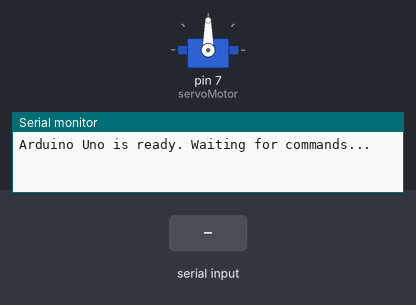
Simulated run of this sketch. Board: Arduino Uno, built with avr-gcc and run on an emulated ATmega328P. Shown: servo, the last lines printed to the serial monitor. The inputs (shaded band) are chosen by the test bench.

Above: at 1.2 s.
1.3 s: "angle:\n" received over Serial
At 2.5 s:
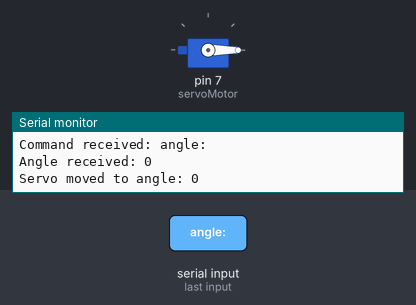
2.8 s: "angle:90\n" received over Serial
At 4.0 s:
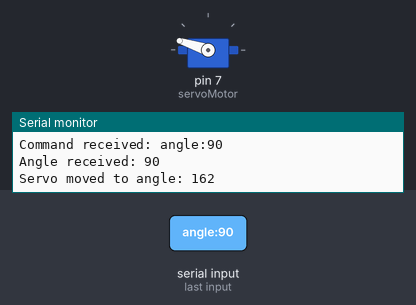
Timing chart, 0 to 5.8 s (numbered marks = the images above; inputs shaded):
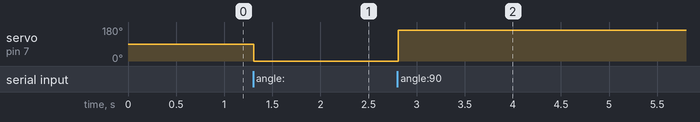

The sketch:

Arduino-BAB-5.ino
```cpp
#include <Servo.h>
#include <Stepper.h>

// Initialize Servo motor
Servo servoMotor;

// Initialize Stepper motor (28BYJ-48)
const int stepsPerRevolution = 2048;  // Number of steps for a full revolution
Stepper myStepper(stepsPerRevolution, 11, 10, 9, 8);  // Pins for stepper motor

// Variables to store mode and angle
int mode = 0;  // Default mode: 0 for Servo, 1 for Stepper
int lastStepperPosition = 0;  // To track the current position of the stepper motor (in steps)

void setup() {
  // Start serial communication with Raspberry Pi using Serial0
  Serial.begin(9600);

  // Attach the servo motor to pin 7
  servoMotor.attach(7);

  // Set the speed of the stepper motor
  myStepper.setSpeed(5);  // Speed in RPM

  Serial.println("Arduino Uno is ready. Waiting for commands...");
}

void loop() {
  // Check if there is serial data available from Raspberry Pi
  if (Serial.available()) {
    String command = Serial.readStringUntil('\n');  // Read the incoming command
    command.trim();  // Remove any whitespace/newlines

    // Display the received command in the Serial Monitor
    Serial.print("Command received: ");
    Serial.println(command);  // Print the command for debugging

    // Check if the command is to change mode
    if (command.startsWith("mode:")) {
      mode = command.substring(5).toInt();  // Extract mode value (0 for Servo, 1 for Stepper)
      Serial.print("Mode changed to: ");
      Serial.println(mode == 0 ? "Servo" : "Stepper");
    }

    // Check if the command is to change the angle
    if (command.startsWith("angle:")) {
      int angle = command.substring(6).toInt();  // Extract angle value from the command
      Serial.print("Angle received: ");
      Serial.println(angle);

      if (angle >= 0 && angle <= 100) {
        if (mode == 0) {  // Servo mode
          int servoAngle = map(angle, 0, 100, 0, 180);  // Map the input angle to the servo's range (0-180 degrees)
          servoMotor.write(servoAngle);  // Move the servo to the desired angle
          Serial.print("Servo moved to angle: ");
          Serial.println(servoAngle);
        } else if (mode == 1) {  // Stepper mode
          int steps = map(angle, 0, 100, 0, stepsPerRevolution);  // Map the input angle to 0-2048 steps (full rotation)
          int stepsToMove = steps - lastStepperPosition;  // Calculate the relative number of steps to move

          // Move the stepper by the calculated number of steps
          myStepper.step(stepsToMove);

          // Store the new position as the current position of the stepper
          lastStepperPosition = steps;

          Serial.print("Stepper moved to angle: ");
          Serial.println(angle);
        }
      } else {
        Serial.println("Invalid angle. Please provide a value between 0 and 100.");
      }
    }
  }
}
```

Measured:
- after the input at 1.3 s, servo on pin 7 (servoMotor): 90° → 0° at once
- after the input at 2.8 s, servo on pin 7 (servoMotor): 0° → 162° at once
